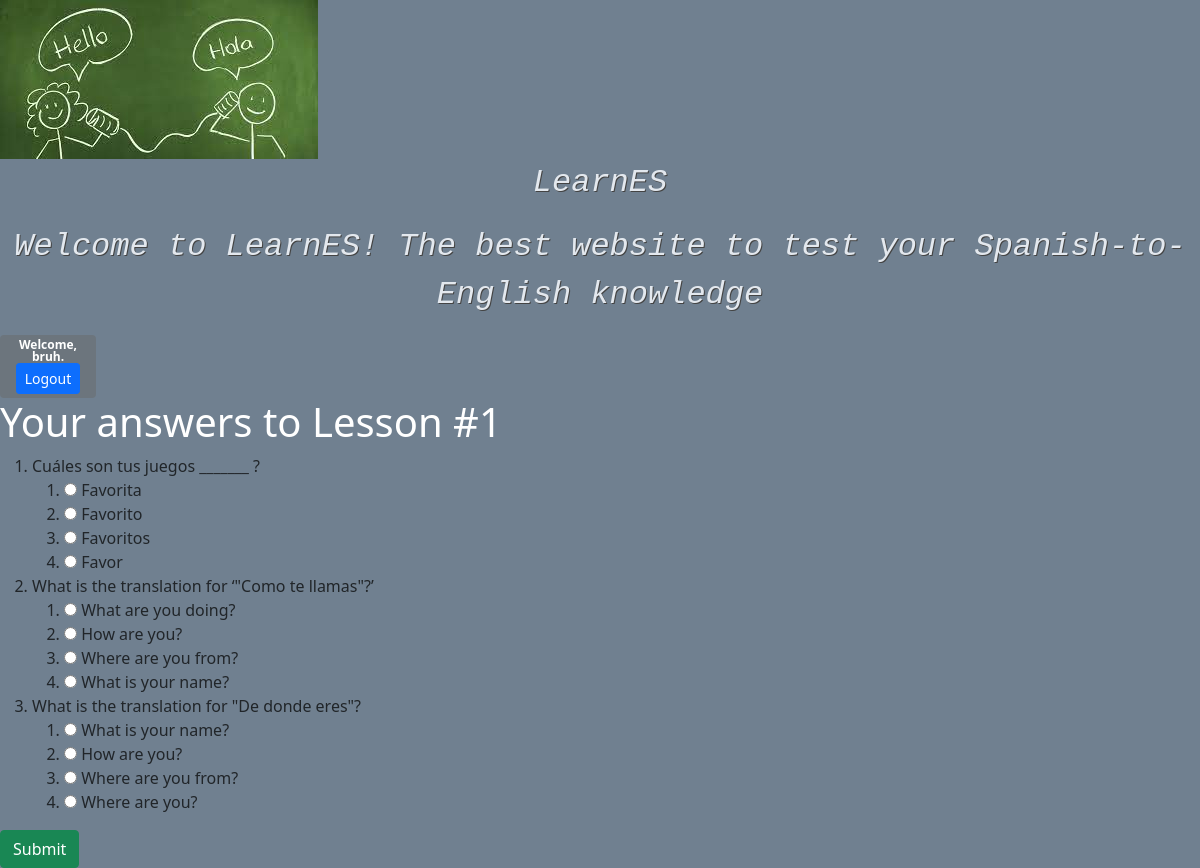
Screenshot of /lessons/1/submit/ (signed in) with the database file from the repository.
### learnES/models.py (models this page shows, shortened)
class Lesson(models.Model):
  level = models.IntegerField(blank=False, default=0, validators=[MinValueValidator(1), MaxValueValidator(3)])
  description = models.CharField(max_length=300, null=True)
  number_of_questions = models.IntegerField(default=1)
  difficulty= models.CharField(max_length=50, blank=False)

class Question(models.Model):
  question = models.CharField(max_length=200, blank=False)
  lesson = models.ForeignKey(Lesson, on_delete=models.CASCADE)

class Answer(models.Model):
  content = models.CharField(max_length=200)
  correct = models.BooleanField(default=False)
  question = models.ForeignKey(Question, on_delete=models.CASCADE)

### learnES/views.py (the view)
# urls.py: path('lessons/<int:lesson_pk>/submit/', submit, name='lesson-submit'),
def submit(request, lesson_pk):
    if request.method == "POST":
        print(request.POST)
        lesson = get_object_or_404(Lesson, pk=lesson_pk)
        answers = Answer.objects.all()
        questions = lesson.question_set.all()
        correct = 0
        grade = 0
        for question in questions:
            q_id = question.id
            choice = request.POST.get(F"choice-{q_id}")
            if choice:
                correct_answer = question.get_correct_answer()
                if correct_answer.id == int(choice):
                    correct += 1
        grade = correct / 3 * 100
        if not lesson.grade_set.all().exists():
            lesson.grade_set.create(user=request.user, score=grade, lesson = lesson_pk)
        else:
          lesson.grade_set.create(user=request.user, score=grade, lesson = lesson_pk)
        context = {
            'correct': correct,
            'grade': grade,
        }
        return render(request, 'lessons/thanks.html', context)
    else:
        form = AnswerForm()
        lesson = get_object_or_404(Lesson, pk=lesson_pk)
        questions = lesson.question_set.all()
        answers = Answer.objects.all()
        context = {
            'questions': questions,
            'answers': answers,
            'form': form,
            "lesson": lesson,
        }
        return render(request, 'lessons/submit.html', context)

### learnES/forms.py
class AnswerForm(forms.Form):
  answer1 = forms.BooleanField()
  answer2 = forms.BooleanField()
  answer3 = forms.BooleanField()
  answer4 = forms.BooleanField()

### learnES/templates/lessons/submit.html (shortened to what this page needs)
{% extends 'base.html' %}
{% block content %}
<h1 class="white">Your answers to Lesson #{{ lesson.level }}</h1>
<form method="post" action="{% url 'lesson-submit' lesson.id %}">
  <ol>
  {% for question in questions %}
    <li>{{ question.question }}</li>
    <ol>
    {% for answer in question.answer_set.all %}
    <li>
      <input type="radio" name="choice-{{question.id}}" value="{{ answer.id }}" > {{ answer.content }}
    </li>
    {% endfor %}
    </ol>
  {% endfor %}
  </ol>
  <button type="submit" class="btn btn-success">Submit</button>
</form>
{% endblock %}

### learnES/templates/base.html (shortened to what this page needs)
{% load static %}
<!DOCTYPE html>
<html>
  <head>
    <link href="https://cdn.jsdelivr.net/npm/bootstrap@5.1.3/dist/css/bootstrap.min.css" rel="stylesheet">
    <link rel="stylesheet" href="{% static 'base.css' %}">
    <img src="{% static 'learnes.jpeg' %}">
  </head>
  <body>
    <header>
      <p class="text"><i>LearnES </i></p>
      <p class="text"> <i>Welcome to LearnES! The best website to test your Spanish-to-English knowledge </i> </p>
      <div class="badge bg-secondary text-wrap" style="width: 6rem;">
      Welcome, {{ user.username }}. <a class="btn btn-sm btn-primary" href="{% url 'logout' %}">Logout</a>
      </div>
    <br>
    </header>
    {% block content %}
    {% endblock %}
  </body>
</html>

### learnES/static/base.css (style rules this page uses)
body { background-color: slategray; }
.white { color: white; }
.text { color: #e3e8ee; font: w3-monospace; text-shadow:1px 1px 0 #444; font-size: xx-large; font-family: "Lucida Console", "Courier New", monospace; position: relative; text-align: center; }

### rows the page displays
Lesson: level "1"
Question: question "Cuáles son tus juegos _______ ?"
Answer: content "Favorita"
Answer: content "Favorito"
Answer: content "Favoritos"
Answer: content "Favor"
Question: question "What is the translation for ‘\"Como te llamas\"?’"
Answer: content "What are you doing?"
Answer: content "How are you?"
Answer: content "Where are you from?"
Answer: content "What is your name?"
Question: question "What is the translation for \"De donde eres\"?"
Answer: content "What is your name?"
Answer: content "How are you?"
Answer: content "Where are you from?"
Answer: content "Where are you?"

### other values shown
{{ user.username }} "bruh"
